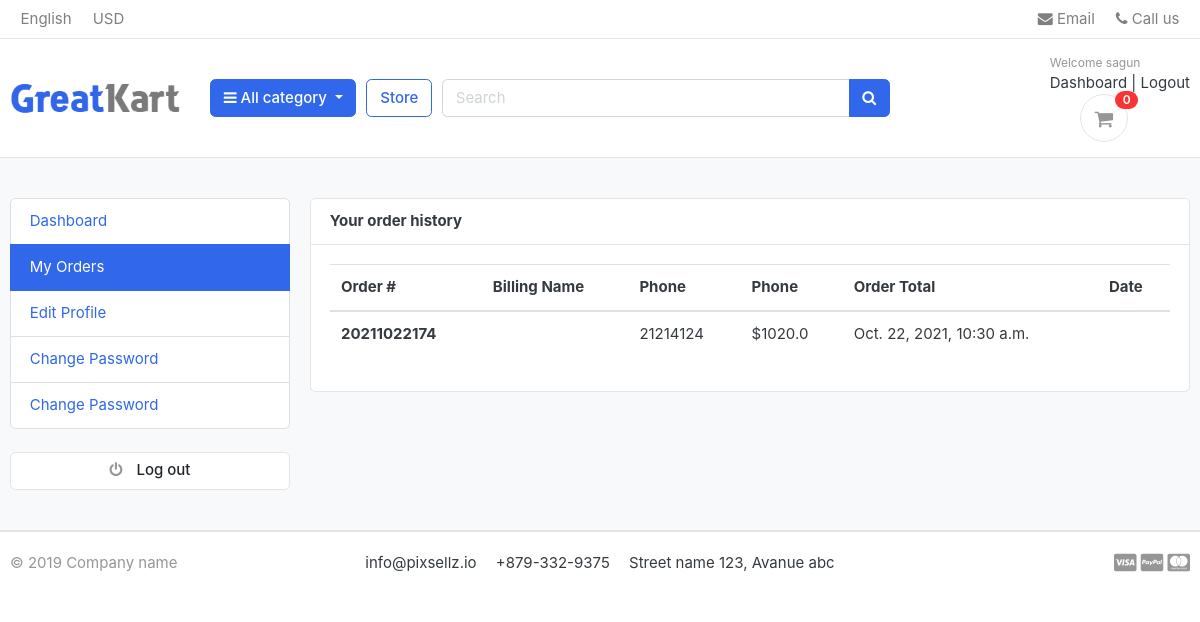
/accounts/my_orders/ (signed in), run on an earlier commit of the app's database.
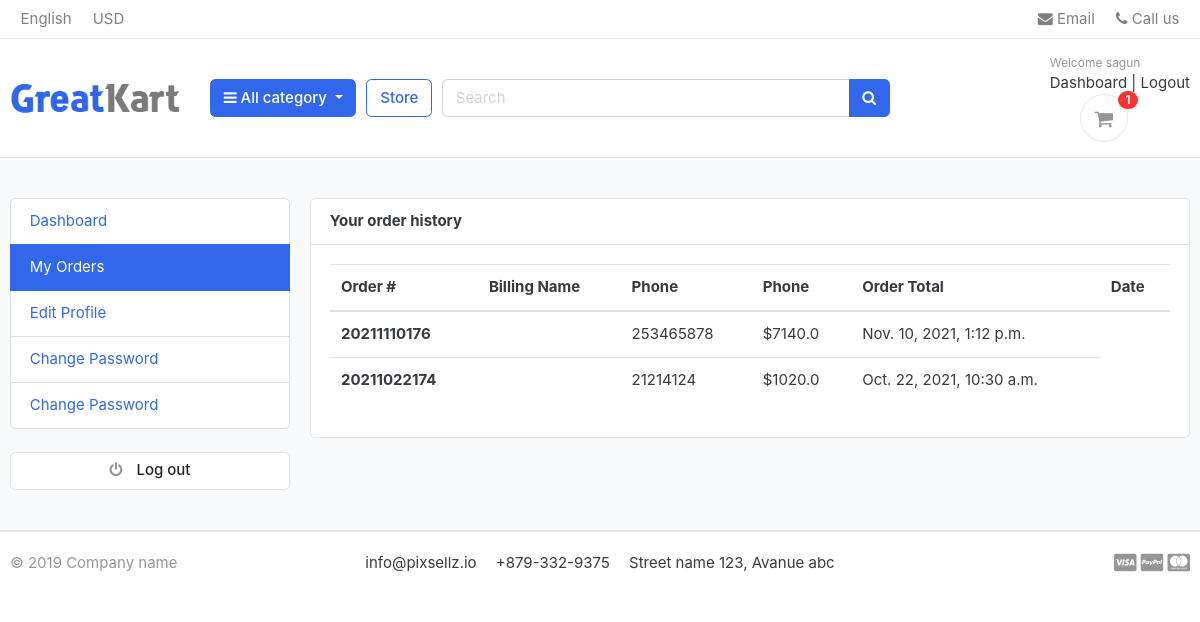
And on a later commit of the database.
### orders/models.py (models this page shows, shortened)
class Order(models.Model):
    STATUS = (
        ('New', 'New'),
        ('Accepted', 'Accepted'),
        ('Completed', 'Completed'),
        ('Cancelled', 'Cancelled'),
    )
    user = models.ForeignKey(Account, on_delete=models.SET_NULL, null=True)
    payment = models.ForeignKey(Payment, on_delete=models.SET_NULL, blank=True, null=True)
    order_number = models.CharField(max_length=20)
    first_name = models.CharField(max_length=50)
    last_name = models.CharField(max_length=50)
    phone = models.CharField(max_length=15)
    email = models.EmailField(max_length=50)
    address_line_1 = models.CharField(max_length=50)
    address_line_2 = models.CharField(max_length=50, blank=True)
    country = models.CharField(max_length=50)
    state = models.CharField(max_length=50)
    city = models.CharField(max_length=50)
    order_note = models.CharField(max_length=100, blank=True)
    order_total = models.FloatField()
    tax = models.FloatField()
    status = models.CharField(max_length=10, choices=STATUS, default='New')
    ip = models.CharField(blank=True, max_length=20)
    is_ordered = models.BooleanField(default=False)
    created_at = models.DateTimeField(auto_now_add=True)
    updated_at = models.DateTimeField(auto_now=True)

### accounts/views.py (the view)
# urls.py: path('my_orders/', views.my_orders, name='my_orders'),
@login_required(login_url='login')
def my_orders(request):
    orders = Order.objects.filter(user=request.user, is_ordered=True).order_by('-created_at')
    context = {
        'orders': orders,
    }
    return render(request, 'accounts/my_orders.html', context)

### carts/context_processors.py (called while the page is built)
def counter(request):
    cart_count = 0
    if 'admin' in request.path:
        return {}
    else:
        try:
            cart = Cart.objects.filter(cart_id=_cart_id(request))
            if request.user.is_authenticated:
                cart_items = CartItem.objects.all().filter(user=request.user)
            else:
                cart_items = CartItem.objects.all().filter(cart=cart[:1])
            for cart_item in cart_items:
                cart_count += cart_item.quantity
        except  Cart.DoesNotExist:
            cart_count = 0
    return dict(cart_count=cart_count)

### carts/views.py (called while the page is built)
def _cart_id(request):
    cart = request.session.session_key
    if not cart:
        cart = request.session.create()
    return cart

### category/context_processors.py (called while the page is built)
def menu_links(request):
    links = Category.objects.all()
    return dict(links=links)

### category/models.py (called while the page is built)
    def get_url(self):
        return reverse('products_by_category', args=[self.slug])

### templates/accounts/my_orders.html (shortened to what this page needs)
{% extends 'base.html' %}
{% block content %}
<section class="section-conten padding-y bg">
    <div class="container">
        <div class="row">
        {% include 'includes/dashboard_sidebar.html' %}
        <main class="col-md-9">
            <article class="card">
            <header class="card-header">
                <strong class="d-inline-block mr-3">Your order history</strong>
            </header>
            <div class="card-body">
                <div class="row">
                    <div class="col-md-12">
                        <table class="table table-hover">
                            <thead>
                            <tr>
                                <th scope="col">Order #</th>
                                <th scope="col">Billing Name</th>
                                <th scope="col">Phone</th>
                                <th scope="col">Phone</th>
                                <th scope="col">Order Total</th>
                                <th scope="col">Date </th>
                            </tr>
                            </thead>
                        <tbody>
                        {% for order in orders %}
                        <tr>
                            <th scope="row"><a href="{% url 'order_detail' order.order_number %}"> </a> {{order.order_number}}</th>
                            <td>{{order.full_number}}</td>
                            <td>{{order.phone}}</td>
                            <td>${{order.order_total}}</td>
                            <td>{{order.created_at}}</td>
                        </tr>
                        {% endfor %}
                     </tbody>
                    </table>
                </div>
                </div>
            </div>
            </article>
        </main>
    </div>
    </div>
    </section>
{% endblock %}

### templates/includes/navbar.html (shortened to what this page needs)
{% load static %}
<header class="section-header">
    <nav class="navbar p-md-0 navbar-expand-sm navbar-light border-bottom">
    <div class="container">
      <div class="collapse navbar-collapse" id="navbarTop4">
        <ul class="navbar-nav mr-auto">
            <li class="nav-item dropdown">
                 <a href="#" class="nav-link">   English </a>
            </li>
            <li class="nav-item dropdown">
                <a href="#" class="nav-link"> USD </a>
            </li>
        </ul>
        <ul class="navbar-nav">
            <li><a href="#" class="nav-link"> <i class="fa fa-envelope"></i> Email </a></li>
            <li><a href="#" class="nav-link"> <i class="fa fa-phone"></i> Call us </a></li>
        </ul>
      </div>
    </div>
    </nav>
    <section class="header-main border-bottom">
        <div class="container">
    <div class="row align-items-center">
        <div class="col-lg-2 col-md-3 col-6">
            <a href="{% url 'home' %}" class="brand-wrap">
                 <img class="logo" src="{% static './images/logo.png' %}">
            </a>
        </div>
        <div class="col-lg col-sm col-md col-6 flex-grow-0">
            <div class="category-wrap dropdown d-inline-block float-right">
                <button type="button" class="btn btn-primary dropdown-toggle" data-toggle="dropdown">
                    <i class="fa fa-bars"></i> All category
                </button>
            </div>
        </div>
      <a href="{% url 'store' %}" class="btn btn-outline-primary">Store</a>
        <div class="col-lg  col-md-6 col-sm-12 col">
            <form action="{% url 'search' %}" class="search" method='GET'>
                <div class="input-group w-100">
                    <input type="text" class="form-control" style="width:60%;" placeholder="Search" name="keyword">
                    <div class="input-group-append">
                      <button class="btn btn-primary" type="submit">
                        <i class="fa fa-search"></i>
                      </button>
                    </div>
                </div>
            </form>
        </div>
        <div class="col-lg-3 col-sm-6 col-8 order-2 order-lg-3">
                    <div class="d-flex justify-content-end mb-3 mb-lg-0">
                        {% if user.id is None %}
                        <div class="widget-header">#no
                            <small class="title text-muted">Welcome guest!</small>
                            <div>
                                <a href="{% url 'login' %}">Sign in</a> <span class="dark-transp"> | </span>
                                <a href="{% url 'register' %}"> Register</a>
                            </div>
                        </div>
                        {% else %}
                        <div class="widget-header" >
                            <small class="title text-muted">Welcome {{user.first_name}}</small>
                            <div>
                                <a href="{% url 'dashboard' %}">Dashboard</a> <span class="dark-transp"> | </span>
                                <a href="{% url 'logout' %}"> Logout</a>
                            </div>
                        {% endif %}
                        <a href="{% url 'cart' %}" class="widget-header pl-3 ml-3">
                            <div class="icon icon-sm rounded-circle border"><i class="fa fa-shopping-cart"></i></div>
                            <span class="badge badge-pill badge-danger notify">{{cart_count}}</span>
                        </a>
                    </div>
                </div>
    </div>
        </div>
    </section>
</header>

What changed in the data, as far as the page shows it:
added Order: order_number "20211110176", phone "253465878", order_total "7140.0", created_at "Nov. 10, 2021, 1:12 p.m."
Also different on the page:
{{ cart_count }}: "0" → "1"
